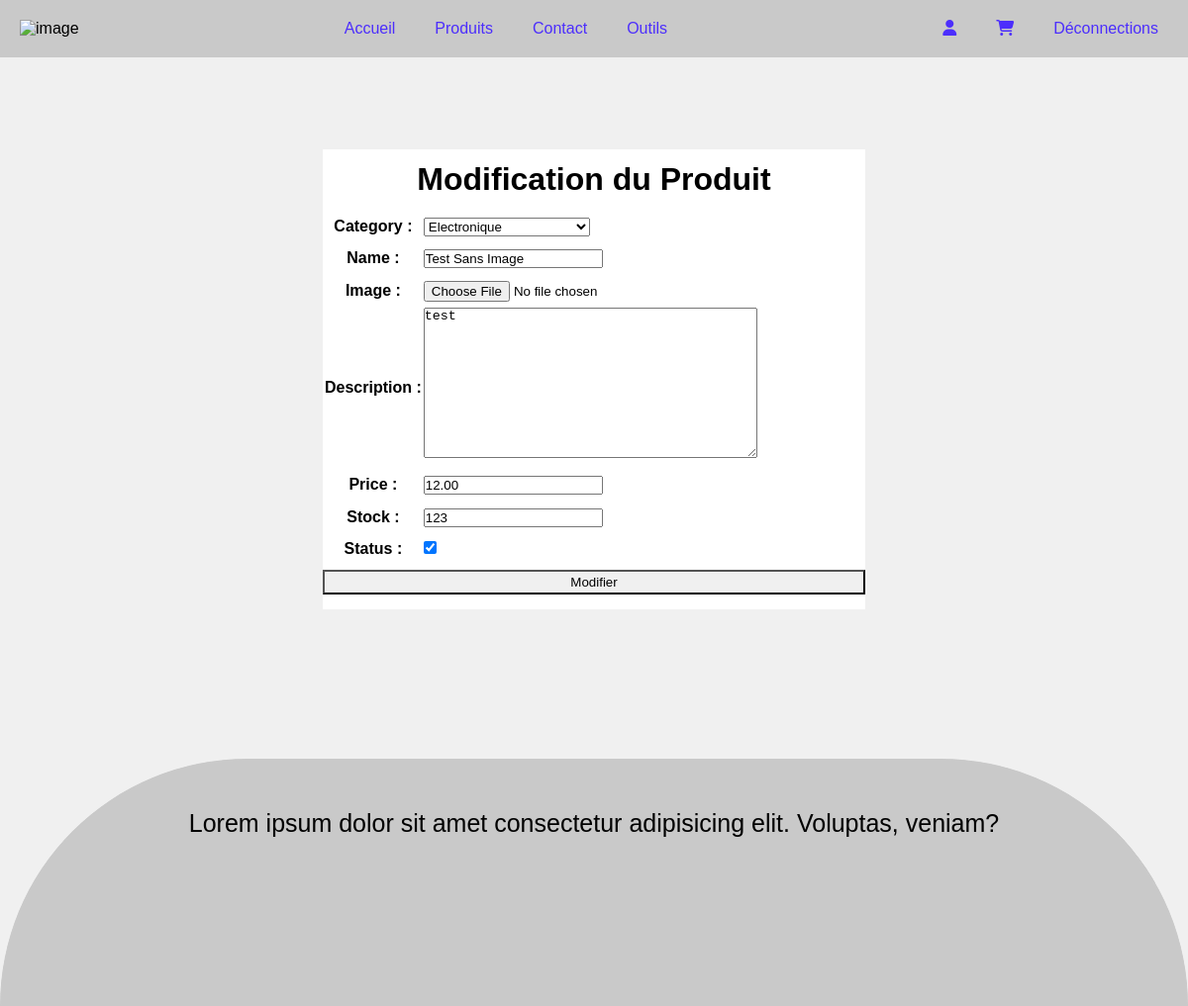
Page /test-sans-image/update/ (signed in) on the committed database.
### siteweb/models.py (models this page shows, shortened)
class Products(models.Model):
    author = models.ForeignKey(get_user_model(), on_delete=models.CASCADE)
    category = models.ForeignKey(Category, on_delete=models.SET_NULL, null=True, blank=True)
    name = models.CharField(max_length=100)
    description = models.TextField(max_length=300)
    price = models.DecimalField(max_digits=10, decimal_places=2)
    stock = models.PositiveIntegerField()
    slug = models.CharField(max_length=100, unique=True, blank=True)
    status = models.BooleanField(default=True)
    date_on = models.DateTimeField(auto_now_add=True)
    image = models.ImageField(upload_to='products', blank=True, null=True)

class Category(models.Model):
    name = models.CharField(max_length=100)
    description = models.TextField(max_length=300)
    def __str__(self):
        return self.name

### siteweb/views.py (the view, shortened to what this page needs)
# urls.py: path('<str:slug>/update/', UpdateProductsView.as_view(), name='update-product'),
class UpdateProductsView(LoginRequiredMixin, PermissionRequiredMixin, UpdateView):
    model = Products
    template_name = 'siteweb/updateProducts.html'
    fields = ['category', 'name', 'image', 'description', 'price', 'stock', 'status']
    permission_required = ['siteweb.change_products']
    def get_queryset(self):
        queryst = Products.objects.filter(author=self.request.user)
        return queryst

### siteweb/templates/siteweb/updateProducts.html (shortened to what this page needs)
{% extends 'index1.html' %}
{% block header %}
{% load static %}
<link rel="stylesheet" href="{% static 'siteweb/css/forms.css' %}">
{% endblock %}
{% block container %}
<div class="container">
    <h1 class="title">Modification du Produit</h1>
    <form method="POST" enctype="multipart/form-data">
    <table>
        {{form.as_table}}
    </table>
    <button type="submit" class="button">Modifier</button>
</form>
</div>
{% endblock %}

### siteweb/templates/index1.html (shortened to what this page needs)
<!DOCTYPE html>
<html lang="fr">
<head>
    {% load static %}
    <link rel="stylesheet" href="{% static 'css/styles1.css' %}">
    <link rel="stylesheet" href="https://cdnjs.cloudflare.com/ajax/libs/font-awesome/6.6.0/css/all.min.css"
 />
    {% block header %}{% endblock%}
</head>
<body>
    <header>
        <nav>
            <picture>
                <img src="" alt="image">
            </picture>
            <ul class="menu">
                <li><a href="{% url 'list-product' %}">Accueil</a></li>
                <li class="dropdown">
                    <a href="#">Produits</a>
                </li>
                <li><a href="{% url 'contact' %}">Contact</a></li>
                {% for group in request.user.groups.all %}
                {% if group.name == 'Fournisseur' %}
                <li><a href="{% url 'tableau-de-bord' %}">Outils</a></li>
                {% endif %}
                {% endfor %}
            </ul>
            <ul class="menu">
                {% if user.is_authenticated %}
                <li><a href="/profile"><i class="fa-solid fa-user"></i></a></li>
                <li><a href="{% url 'order-list-product' %}"><i class="fa-solid fa-cart-shopping"></i></a></li>
                <li><a href="/accounts/logout/">Déconnections</a></li>
                {% else %}
                <li><a href="/accounts/login/">se connecter</a></li>
                <li><a href="/accounts/signup/">creé compte</a></li>
                {% endif %}
            </ul>
        </nav>
    </header>
    <div class="container-base">
    {% block container %}{% endblock %}
    </div>
    <div class="footer-container">
        <p class="footer-title">Lorem ipsum dolor sit amet consectetur adipisicing elit. Voluptas, veniam?</p>
    </div>
</body>
</html>

### siteweb/static/css/styles1.css (style rules this page uses)
* { margin: 0; padding: 0; box-sizing: border-box; }
body { font-family: Arial, sans-serif; }
nav { background-color: #c9c9c9; padding: 10px; display: flex; width: 100%; align-items: center; justify-content: space-between; padding-right: 20px; padding-left: 20px; position: fixed; top: 0; z-index: 3; }
.menu { list-style-type: none; display: flex; gap: 20px; }
.menu li { position: relative; }
.menu a { color: rgb(76, 46, 252); text-decoration: none; padding: 10px; display: block; }
.footer-container { display: flex; align-items: flex-start; justify-content: center; margin-top: 150px; width: 100%; height: 250px; border-top-left-radius: 300px; border-top-right-radius: 300px; border: 1px solid #c9c9c9; background-color: #c9c9c9; }
.footer-title { width: 100%; height: auto; display: flex; font-size: 25px; margin: 50px; justify-content: center; }

### siteweb/static/siteweb/css/forms.css (style rules this page uses)
body { background-color: #f0f0f0; }
.container-base { width: 100%; height: auto; display: flex; align-items: center; justify-content: center; background-color: #f0f0f0; }
.container { width: 550px; height: auto; border: 1px #f0f0f0 solid; margin-top: 150px; line-height: 1.9; background-color: #ffff; }
.title { text-align: center; }
.button { width: 100%; height: 25px; background-color: #f0f0f0; margin-bottom: 15px; }

### rows in the picture
Products: category "Electronique", description "test", price "12.00", stock "123", status "☑"
Category: name "Test Sans Image"
